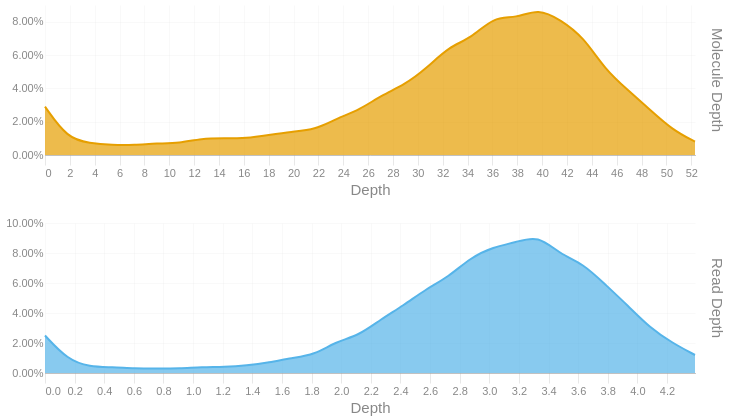

Source (notebook cell):
### Code cell
readdep = depth_hist(tb['Read Depth'], q99, 3)
readdep = readdep.with_columns(pl.lit('Read Depth').alias('Metric'))
if not SKIPLR:
    moldep = depth_hist(tb['Molecule Depth'], mol_q99, 1)
    moldep = moldep.with_columns(pl.lit('Molecule Depth').alias('Metric'))
    _hist = pl.concat([readdep, moldep])
    _hist = _hist.filter(pl.col('Proportion') != 0)
    with SafeRender(_hist):
        (
            alt.Chart(_hist)        
            .mark_area(interpolate = "basis")
            .encode(
                x=alt.X('Bin:Q').scale(domainMin=0).axis(alt.Axis(title='Depth')),
                y = alt.Y('Proportion:Q', title = None).axis(format = '.2%'),
                color = alt.Color('Metric:N').legend(None),
                row = alt.Row("Metric:N").header(title = None, labelOrient = 'right'),
                tooltip = [
                    alt.Tooltip("Metric:N", title = "Metric"),
                    alt.Tooltip('Interval:N', title = "Depth Interval"),
                    alt.Tooltip('Proportion:Q', title = "% Alignments").format('.2%')
                ]
            )
            .resolve_scale(x='independent', y='independent')
            .properties(
                height = 150, width = 650,
                usermeta={'embedOptions': {'downloadFileName': f'{samplename}.depth.hist'}}
            )
        ).display()
else:
    readdep = readdep.filter(pl.col('Proportion') != 0)
    with SafeRender(readdep):
        (
            alt.Chart(readdep)        
            .mark_area(interpolate = "basis")
            .encode(
                x=alt.X('Bin:Q').scale(domainMin=0).axis(alt.Axis(title='Depth')),
                y = alt.Y('Proportion:Q', title = None).axis(format = '.2%'),
                tooltip = [
                    alt.Tooltip('Interval:N', title = "Depth Interval"),
                    alt.Tooltip('Proportion:Q', title = "% Alignments").format('.2%')
                ]
            )
            .properties(
                usermeta={'embedOptions': {'downloadFileName': f'{samplename}.depth.hist'}}
            )
        ).display()

### Figure 1 — Vega-Lite specification as saved in the notebook (floating-point values rounded to 4 significant figures)
{"width": 650, "height": 150, "config": {"title": {"anchor": "start", "dy": -15, "fontSize": 18, "color": "#888888", "subtitleColor": "#888888", "subtitleFontSize": 14}, "arc": {"fill": "#0072B2"}, "axis": {"domainColor": "#888888", "domainWidth": 0.5, "gridWidth": 0.2, "grid": false, "titleFontWeight": 400, "titleFontSize": 15, "labelFontSize": 11, "labelColor": "#888888", "tickColor": "#888888", "tickWidth": 0.2, "titleColor": "#888888"}, "axisBand": {"grid": false}, "axisX": {"grid": true, "tickSize": 10, "domainCap": "round"}, "axisY": {"domain": false, "grid": true, "tickSize": 0, "domainCap": "round"}, "background": "transparent", "header": {"labelFontSize": 15, "labelColor": "#888888", "titleFontSize": 15, "titleFontWeight": 600, "titleColor": "#888888"}, "legend": {"labelFont": "sans-serif", "labelFontSize": 12, "labelColor": "#888888", "symbolSize": 100, "symbolType": "circle", "titleFontSize": 12, "titlePadding": 10, "titleColor": "#888888", "title": null}, "range": {"category": ["#E69F00", "#56B4E9", "#009E73", "#F0E442", "#0072B2", "#D55E00", "#CC79A7", "#000000"], "diverging": ["#cfe8f3", "#a2d4ec", "#73bfe2", "#46abdb", "#1696d2", "#12719e"]}, "area": {"fill": "#0072B2", "fillOpacity": 0.7, "line": true, "strokeOpacity": 0.7}, "line": {"color": "#0072B2", "stroke": "#0072B2", "strokeWidth": 2}, "trail": {"color": "#0072B2", "stroke": "#0072B2", "strokeWidth": 0, "size": 1}, "point": {"filled": true, "fillOpacity": 1.0, "size": 95}, "text": {"color": "#888888", "fontSize": 11, "align": "right", "fontWeight": 400, "size": 11}, "bar": {"fill": "#0072B2", "stroke": null}, "view": {"stroke": null, "continuousWidth": 660, "continuousHeight": 400}}, "data": {"name": "data-b01bc33f28e4b4b86367c443c2a40146"}, "mark": {"type": "area", "interpolate": "basis"}, "encoding": {"color": {"field": "Metric", "legend": null, "type": "nominal"}, "row": {"field": "Metric", "header": {"title": null, "labelOrient": "right"}, "type": "nominal"}, "tooltip": [{"field": "Metric", "title": "Metric", "type": "nominal"}, {"field": "Interval", "title": "Depth Interval", "type": "nominal"}, {"field": "Proportion", "format": ".2%", "title": "% Alignments", "type": "quantitative"}], "x": {"axis": {"title": "Depth"}, "field": "Bin", "scale": {"domainMin": 0}, "type": "quantitative"}, "y": {"axis": {"format": ".2%"}, "field": "Proportion", "title": null, "type": "quantitative"}}, "resolve": {"scale": {"x": "independent", "y": "independent"}}, "usermeta": {"embedOptions": {"downloadFileName": "S3_Musquodoboit_601.depth.hist"}}, "$schema": "https://vega.github.io/schema/vega-lite/v6.1.0.json", "datasets": {"data-b01bc33f28e4b4b86367c443c2a40146": [{"Bin": 0.0, "Interval": "0.0-0.151", "Proportion": 0.025, "Metric": "Read Depth"}, {"Bin": 0.151, "Interval": "0.151-0.303", "Proportion": 0.009, "Metric": "Read Depth"}, {"Bin": 0.303, "Interval": "0.303-0.454", "Proportion": 0.004, "Metric": "Read Depth"}, {"Bin": 0.454, "Interval": "0.454-0.605", "Proportion": 0.004, "Metric": "Read Depth"}, {"Bin": 0.605, "Interval": "0.605-0.757", "Proportion": 0.003, "Metric": "Read Depth"}, {"Bin": 0.757, "Interval": "0.757-0.908", "Proportion": 0.003, "Metric": "Read Depth"}, {"Bin": 0.908, "Interval": "0.908-1.059", "Proportion": 0.003, "Metric": "Read Depth"}, {"Bin": 1.059, "Interval": "1.059-1.211", "Proportion": 0.004, "Metric": "Read Depth"}, {"Bin": 1.211, "Interval": "1.211-1.362", "Proportion": 0.004, "Metric": "Read Depth"}, {"Bin": 1.362, "Interval": "1.362-1.513", "Proportion": 0.005, "Metric": "Read Depth"}, {"Bin": 1.513, "Interval": "1.513-1.665", "Proportion": 0.007, "Metric": "Read Depth"}, {"Bin": 1.665, "Interval": "1.665-1.816", "Proportion": 0.01, "Metric": "Read Depth"}, {"Bin": 1.816, "Interval": "1.816-1.967", "Proportion": 0.012, "Metric": "Read Depth"}, {"Bin": 1.967, "Interval": "1.967-2.119", "Proportion": 0.021, "Metric": "Read Depth"}, {"Bin": 2.119, "Interval": "2.119-2.27", "Proportion": 0.025, "Metric": "Read Depth"}, {"Bin": 2.27, "Interval": "2.27-2.421", "Proportion": 0.036, "Metric": "Read Depth"}, {"Bin": 2.421, "Interval": "2.421-2.573", "Proportion": 0.045, "Metric": "Read Depth"}, {"Bin": 2.573, "Interval": "2.573-2.724", "Proportion": 0.056, "Metric": "Read Depth"}, {"Bin": 2.724, "Interval": "2.724-2.875", "Proportion": 0.064, "Metric": "Read Depth"}, {"Bin": 2.875, "Interval": "2.875-3.027", "Proportion": 0.077, "Metric": "Read Depth"}, {"Bin": 3.027, "Interval": "3.027-3.178", "Proportion": 0.084, "Metric": "Read Depth"}, {"Bin": 3.178, "Interval": "3.178-3.329", "Proportion": 0.087, "Metric": "Read Depth"}, {"Bin": 3.329, "Interval": "3.329-3.481", "Proportion": 0.092, "Metric": "Read Depth"}, {"Bin": 3.481, "Interval": "3.481-3.632", "Proportion": 0.079, "Metric": "Read Depth"}, {"Bin": 3.632, "Interval": "3.632-3.783", "Proportion": 0.073, "Metric": "Read Depth"}, {"Bin": 3.783, "Interval": "3.783-3.935", "Proportion": 0.059, "Metric": "Read Depth"}, {"Bin": 3.935, "Interval": "3.935-4.086", "Proportion": 0.045, "Metric": "Read Depth"}, {"Bin": 4.086, "Interval": "4.086-4.237", "Proportion": 0.03, "Metric": "Read Depth"}, {"Bin": 4.237, "Interval": "4.237-4.389", "Proportion": 0.02, "Metric": "Read Depth"}, {"Bin": 4.389, "Interval": "4.389-4.54", "Proportion": 0.012, "Metric": "Read Depth"}, {"Bin": 0.0, "Interval": "0.0-1.8", "Proportion": 0.029, "Metric": "Molecule Depth"}, {"Bin": 1.8, "Interval": "1.8-3.6", "Proportion": 0.01, "Metric": "Molecule Depth"}, {"Bin": 3.6, "Interval": "3.6-5.4", "Proportion": 0.007, "Metric": "Molecule Depth"}, {"Bin": 5.4, "Interval": "5.4-7.2", "Proportion": 0.006, "Metric": "Molecule Depth"}, {"Bin": 7.2, "Interval": "7.2-9.0", "Proportion": 0.006, "Metric": "Molecule Depth"}, {"Bin": 9.0, "Interval": "9.0-10.8", "Proportion": 0.007, "Metric": "Molecule Depth"}, {"Bin": 10.8, "Interval": "10.8-12.6", "Proportion": 0.007, "Metric": "Molecule Depth"}, {"Bin": 12.6, "Interval": "12.6-14.4", "Proportion": 0.01, "Metric": "Molecule Depth"}, {"Bin": 14.4, "Interval": "14.4-16.2", "Proportion": 0.01, "Metric": "Molecule Depth"}, {"Bin": 16.2, "Interval": "16.2-18.0", "Proportion": 0.01, "Metric": "Molecule Depth"}, {"Bin": 18.0, "Interval": "18.0-19.8", "Proportion": 0.012, "Metric": "Molecule Depth"}, {"Bin": 19.8, "Interval": "19.8-21.7", "Proportion": 0.014, "Metric": "Molecule Depth"}, {"Bin": 21.7, "Interval": "21.7-23.5", "Proportion": 0.015, "Metric": "Molecule Depth"}, {"Bin": 23.5, "Interval": "23.5-25.3", "Proportion": 0.022, "Metric": "Molecule Depth"}, {"Bin": 25.3, "Interval": "25.3-27.1", "Proportion": 0.027, "Metric": "Molecule Depth"}, {"Bin": 27.1, "Interval": "27.1-28.9", "Proportion": 0.036, "Metric": "Molecule Depth"}, {"Bin": 28.9, "Interval": "28.9-30.7", "Proportion": 0.042, "Metric": "Molecule Depth"}, {"Bin": 30.7, "Interval": "30.7-32.5", "Proportion": 0.052, "Metric": "Molecule Depth"}, {"Bin": 32.5, "Interval": "32.5-34.3", "Proportion": 0.065, "Metric": "Molecule Depth"}, {"Bin": 34.3, "Interval": "34.3-36.1", "Proportion": 0.07, "Metric": "Molecule Depth"}, {"Bin": 36.1, "Interval": "36.1-37.9", "Proportion": 0.083, "Metric": "Molecule Depth"}, {"Bin": 37.9, "Interval": "37.9-39.7", "Proportion": 0.082, "Metric": "Molecule Depth"}, {"Bin": 39.7, "Interval": "39.7-41.5", "Proportion": 0.088, "Metric": "Molecule Depth"}, {"Bin": 41.5, "Interval": "41.5-43.3", "Proportion": 0.081, "Metric": "Molecule Depth"}, {"Bin": 43.3, "Interval": "43.3-45.1", "Proportion": 0.071, "Metric": "Molecule Depth"}, {"Bin": 45.1, "Interval": "45.1-46.9", "Proportion": 0.051, "Metric": "Molecule Depth"}, {"Bin": 46.9, "Interval": "46.9-48.7", "Proportion": 0.039, "Metric": "Molecule Depth"}, {"Bin": 48.7, "Interval": "48.7-50.5", "Proportion": 0.027, "Metric": "Molecule Depth"}, {"Bin": 50.5, "Interval": "50.5-52.3", "Proportion": 0.015, "Metric": "Molecule Depth"}, {"Bin": 52.3, "Interval": "52.3-54.13", "Proportion": 0.008, "Metric": "Molecule Depth"}]}}
